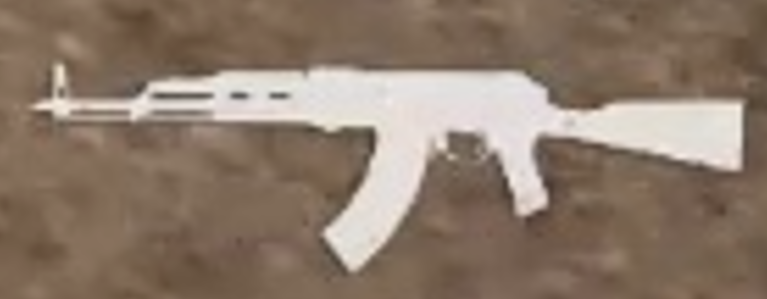
#> input picture guns/AK47.jpg, 767 x 299 px
$ python extract_fea.py
#> lines starting #> are read from the running program, lines starting #| are printed output that depends on the picture; after the words box and inside, x2 and y2 are one past the last pixel; in counts of white or black regions, pixels touching at a corner belong together; long printed decimals are rounded
#> further down, image is the input picture: shape (299, 767, 3); mean B, G, R 106.7, 122.1, 140.3
import cv2
import numpy as np

def extract_white_object_features(image):
    # 转换到HSV颜色空间
    hsv = cv2.cvtColor(image, cv2.COLOR_BGR2HSV)
#> hsv: shape (299, 767, 3); mean H, S, V 15.1, 68.4, 140.3
    # 设定白色的阈值范围
    lower_white = np.array([0, 0, 200], dtype=np.uint8)
    upper_white = np.array([180, 30, 255], dtype=np.uint8)
    # 创建白色物体的掩码
    mask = cv2.inRange(hsv, lower_white, upper_white)
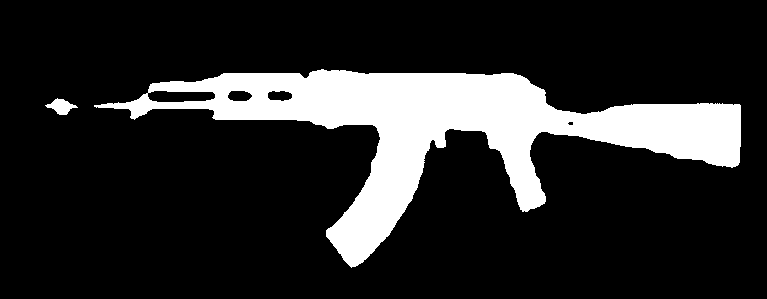
#> mask: shape (299, 767); 16.3% white; 2 white regions

    # 找到白色物体的轮廓
    contours, _ = cv2.findContours(mask, cv2.RETR_EXTERNAL, cv2.CHAIN_APPROX_SIMPLE)
#> contours = 2 contours; box (x1, y1, x2, y2) and area: (94, 69, 741, 268) 37227, (45, 98, 78, 115) 250

    # 初始化特征列表和绘制轮廓的图像
    features = []
    contour_image = np.copy(image)

    # 对每个轮廓提取特征并绘制在图像上

    count =0
    for contour in contours:
        count +=1
        if count >4:
            break
        # 计算轮廓的面积
        area = cv2.contourArea(contour)
        # 计算轮廓的周长
        perimeter = cv2.arcLength(contour, True)
        # 获取轮廓的外接矩形
        x, y, w, h = cv2.boundingRect(contour)
        # 计算外接矩形的宽高比
        aspect_ratio = float(w) / h if h != 0 else 0

        # 将特征添加到特征列表
        features.append({
            'area': area,
            'perimeter': perimeter,
            'aspect_ratio': aspect_ratio
        })

        # 在原始图像上绘制轮廓
        cv2.drawContours(contour_image, [contour], -1, (0, 255, 0), 2)
#> this loop made 2 passes
#> (count, area, perimeter, x, y, w, h, aspect_ratio) on passes 1 to 2: (1, 250.5, 79.01, 45, 98, 33, 17, 1.94), (2, 37227, 1940.3, 94, 69, 647, 199, 3.25)
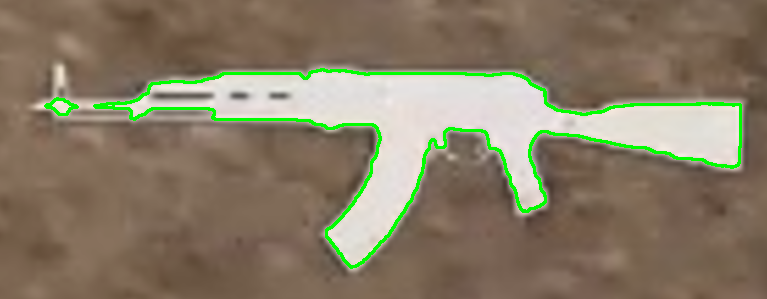
#> contour_image: shape (299, 767, 3); 2.77% of pixels changed, all inside (x1, y1, x2, y2) = (44, 68, 742, 269)
#> after the loop, count = 2; features = 2 items

    return features, contour_image

# 读取图像
image = cv2.imread('./guns/AK47.jpg')
# 提取白色物体的特征和绘制轮廓的图像
white_object_features, contour_image = extract_white_object_features(image)
#> white_object_features = 2 items

# 显示绘制轮廓的图像
cv2.imshow('Contours', contour_image)
cv2.waitKey(0)
cv2.destroyAllWindows()

# 打印特征
for idx, feature in enumerate(white_object_features):
    print(f"Feature {idx+1}: {feature}")
#> this loop made 2 passes
#> feature on passes 1 to 2: {'area': 250.5, 'perimeter': 79.01, 'aspect_ratio': 1.94}, {'area': 37227, 'perimeter': 1940.3, 'aspect_ratio': 3.25}
#| Feature 1: {'area': 250.5, 'perimeter': 79.012, 'aspect_ratio': 1.941}
#| Feature 2: {'area': 37227.0, 'perimeter': 1940.254, 'aspect_ratio': 3.251}

$ run again, with guns/ACE32.jpg copied over guns/AK47.jpg
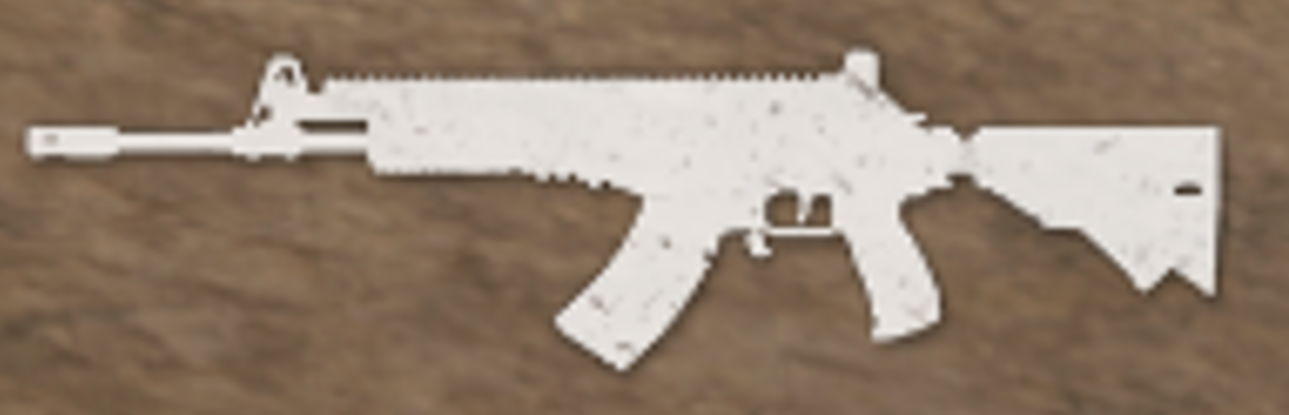
#> input picture guns/ACE32.jpg, 1289 x 415 px
#> image is the input picture: shape (415, 1289, 3); mean B, G, R 111.5, 128.7, 147
#> hsv: shape (415, 1289, 3); mean H, S, V 14.5, 71.8, 147
#> in extract_white_object_features, `mask = cv2.inRange(hsv, lower_white, upper_white)`:
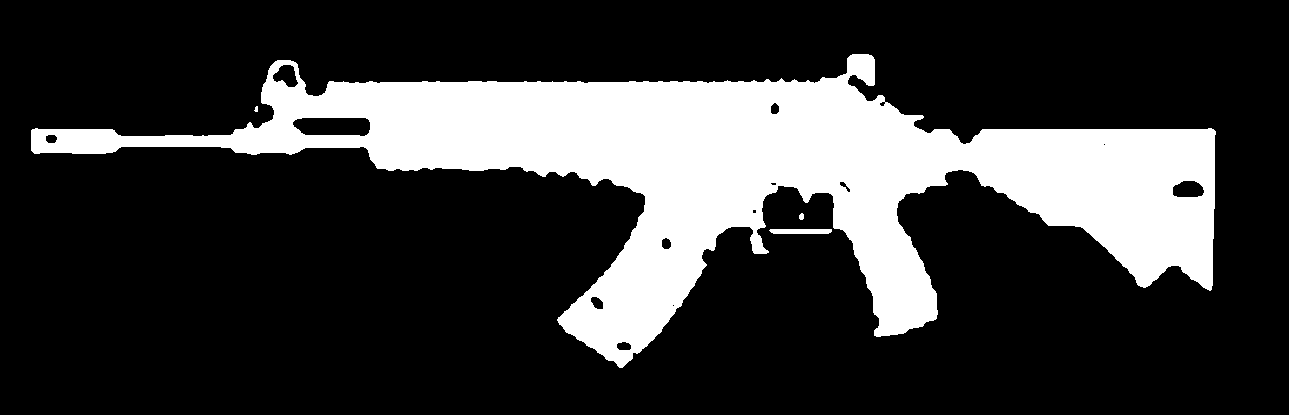
#> mask: shape (415, 1289); 22.3% white; 4 white regions (1 under 20 px)
#> contours = 4 contours, 1 with area under 20; largest, box (x1, y1, x2, y2) and area: (31, 54, 1216, 368) 119928, (769, 229, 832, 234) 239, (799, 213, 804, 220) 20
#> the loop in extract_white_object_features, `for contour in contours:` made 4 passes
#> (area, perimeter, x, y, w, h, aspect_ratio) on passes 1, 2, 4: (239, 128.5, 769, 229, 63, 5, 12.6), (20.5, 17.07, 799, 213, 5, 7, 0.714), (119927.5, 3898.1, 31, 54, 1185, 314, 3.77)
#> after the loop in extract_white_object_features, `for contour in contours:`:
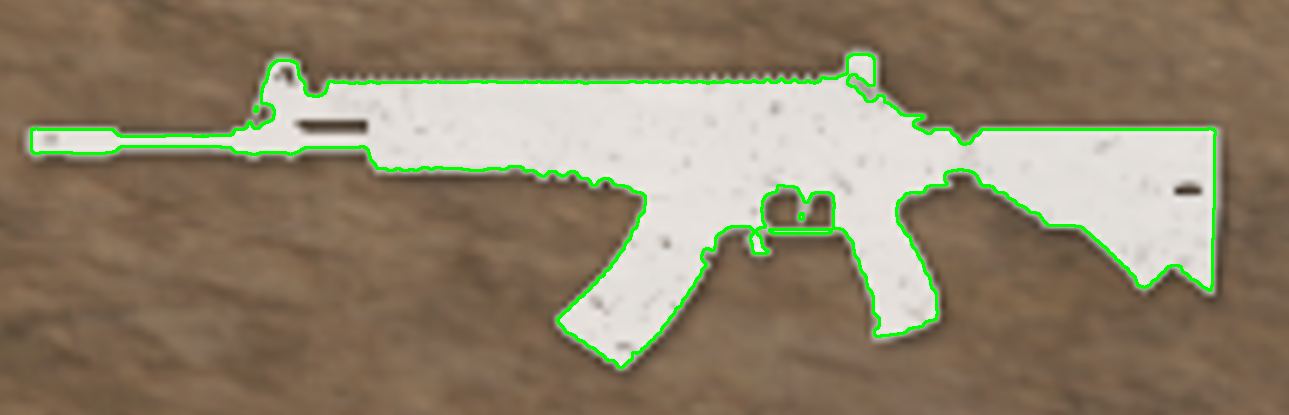
#> contour_image: shape (415, 1289, 3); 2.41% of pixels changed, all inside (x1, y1, x2, y2) = (30, 53, 1217, 369)
#> after the loop in extract_white_object_features, `for contour in contours:`: count = 4; features = 4 items
#> the loop `for idx, feature in enumerate(white_object_features):` made 4 passes
#> feature on passes 1 to 3: {'area': 239, 'perimeter': 128.5, 'aspect_ratio': 12.6}, {'area': 20.5, 'perimeter': 17.07, 'aspect_ratio': 0.714}, {'area': 10.5, 'perimeter': 14.24, 'aspect_ratio': 0.667}
#> (printed output is left out)
